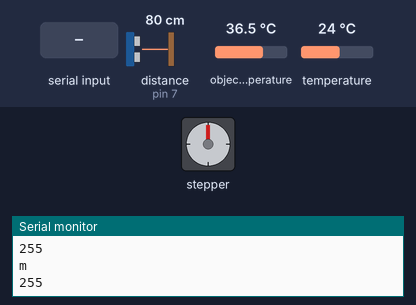
A sketch run on a simulated Arduino Nano, built with avr-gcc and run on an emulated ATmega328P. Shown: stepper motor, the last lines printed to the serial monitor. The test bench sets the inputs (shaded band); at power-on: distance to the obstacle (sensor on pin 7) 80 cm, object temperature 36.5 °C, temperature 24 °C. Stepper angles assume 200 steps per turn.

Above: at 1.7 s.
1.8 s: "H90\n" received over Serial
At 1.95 s:
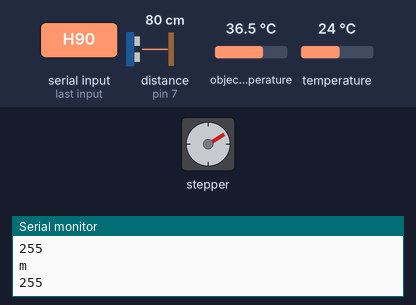
At 2.85 s:
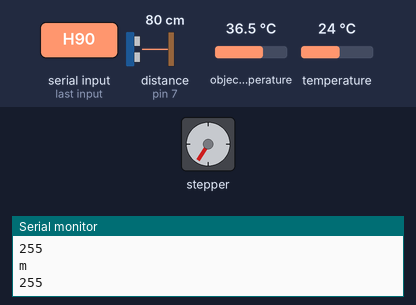
4.8 s: "T90\n" received over Serial
7.2 s: "H,45\n" received over Serial
At 7.35 s:
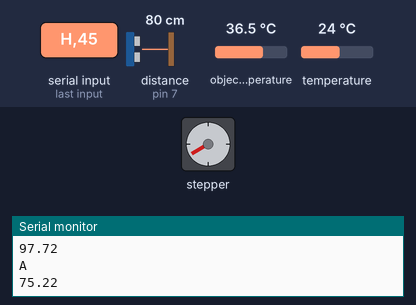
10.2 s: distance to the obstacle (sensor on pin 7) set to 2 cm
11.7 s: "H90\n" received over Serial
At 12.15 s:
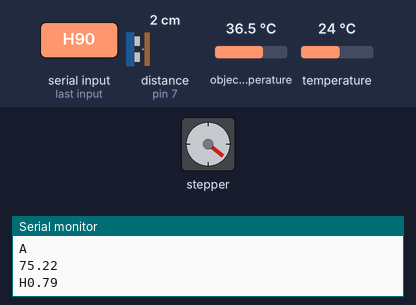
17.7 s: distance to the obstacle (sensor on pin 7) set to 4 cm
Timing chart, 0 to 21.7 s (numbered marks = the images above; inputs shaded):
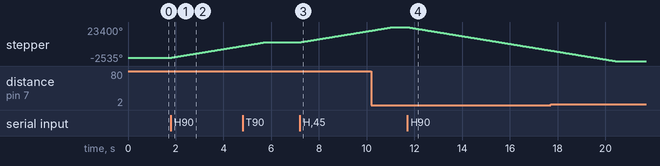

Measured:
- after the input at 1.8 s, stepper: keeps turning clockwise at about 3007°/s, starting at once
- after the input at 7.2 s, stepper: keeps turning clockwise at about 3007°/s, starting at once
- after the input at 11.7 s, stepper: keeps turning counter-clockwise at about 2987°/s, starting at once

The sketch:

nano.ino
```cpp
#include <Adafruit_MLX90614.h>
#include <HCSR04.h>
#include "BasicStepperDriver.h"
#include <EEPROM.h>
#define MOTOR_STEPS 200
#define RPM 500
#define MOTOR_ACCEL 2000
#define MOTOR_DECEL 1000
#define DIR 8
#define STEP 9
BasicStepperDriver stepper(MOTOR_STEPS, DIR, STEP);
UltraSonicDistanceSensor distanceSensor(6, 7);
Adafruit_MLX90614 mlx = Adafruit_MLX90614();
float minHeight = 12;       // mininum allowed grill height
float maxHeight = 45;       // maximun allowed grill height
int heightRequest;          // setting for requested height
float currentHeight = 30;   // current measured grill height
float circumference = 12;   // circumference of winch wheel
int temp;                   // requested temp hold setting
int revolutions;            // holds revoluton variable
byte minHeightRegister = 0; // eeprom register
byte maxHeightRegister = 1; // eeprom register

void getHeight()
{
    currentHeight = distanceSensor.measureDistanceCm();
    currentHeight = currentHeight / 2.54; // convert to inches
}

int getRevolutions(float distance)
{
    // takes in distance
    // divides distance by curcumference
    // multiply by 30 for gear reduction
    // multiply by 360 degrees per rev
    float degreesToRotate;
    distance = (distance / circumference) * 30;
    degreesToRotate = distance * 360;

    return degreesToRotate;
}

void handleHeight(int heightRequest)
{
    if (heightRequest < minHeight)
    {
        heightRequest = minHeight;
    }
    if (heightRequest > maxHeight)
    {
        heightRequest = maxHeight;
    }
    getHeight();
    int distanceToMove = heightRequest - currentHeight;
    revolutions = getRevolutions(distanceToMove);
    stepper.rotate(revolutions);
    getHeight();
    Serial.print("H");
    Serial.print(currentHeight);
    Serial.println();
}
void setup()
{
    Serial.begin(115200);
    while (!Serial)
        ;
    if (!mlx.begin())
    {
        Serial.println("E");
    };
    stepper.begin(RPM);
    stepper.setSpeedProfile(stepper.LINEAR_SPEED, MOTOR_ACCEL, MOTOR_DECEL);
    delay(500);
    if (EEPROM.read(minHeightRegister) != 255)
    {
        minHeight = EEPROM.read(0);
    }
    if (EEPROM.read(maxHeightRegister) != 255)
    {
        maxHeight = EEPROM.read(1);
    }
    Serial.println('M');
    Serial.print(EEPROM.read(maxHeightRegister));
    Serial.println();
    Serial.println('m');
    Serial.print(EEPROM.read(minHeightRegister));
}

void loop()
{

    if (Serial.available() > 0)
    {
        int incomingByte;
        incomingByte = Serial.peek();
        switch (incomingByte)
        {

        case 'H':
        {
            heightRequest = Serial.parseInt();
            handleHeight(heightRequest);
            Serial.read();
            break;
        }
        case 'M': // Max height identifier
        {
            maxHeight = distanceSensor.measureDistanceCm() / 2.54;
            EEPROM.write(maxHeightRegister, maxHeight);
            Serial.read();
            Serial.println('M');
            Serial.print(EEPROM.read(maxHeightRegister));
            Serial.println();
            break;
        }
        case 'm': // min height identifier
        {
            minHeight = distanceSensor.measureDistanceCm() / 2.54;
            EEPROM.write(minHeightRegister, minHeight);
            Serial.read();
            Serial.println('m');
            Serial.print(EEPROM.read(minHeightRegister));
            break;
        }
        case 'T':
        {
            Serial.println("G");
            Serial.print(mlx.readObjectTempF());
            Serial.println();
            Serial.println("A");
            Serial.print(mlx.readAmbientTempF());
            Serial.println();
            Serial.read();
            break;
        }

        default:
        {
            Serial.read();
            break;
        }
        }
    }
}
```
